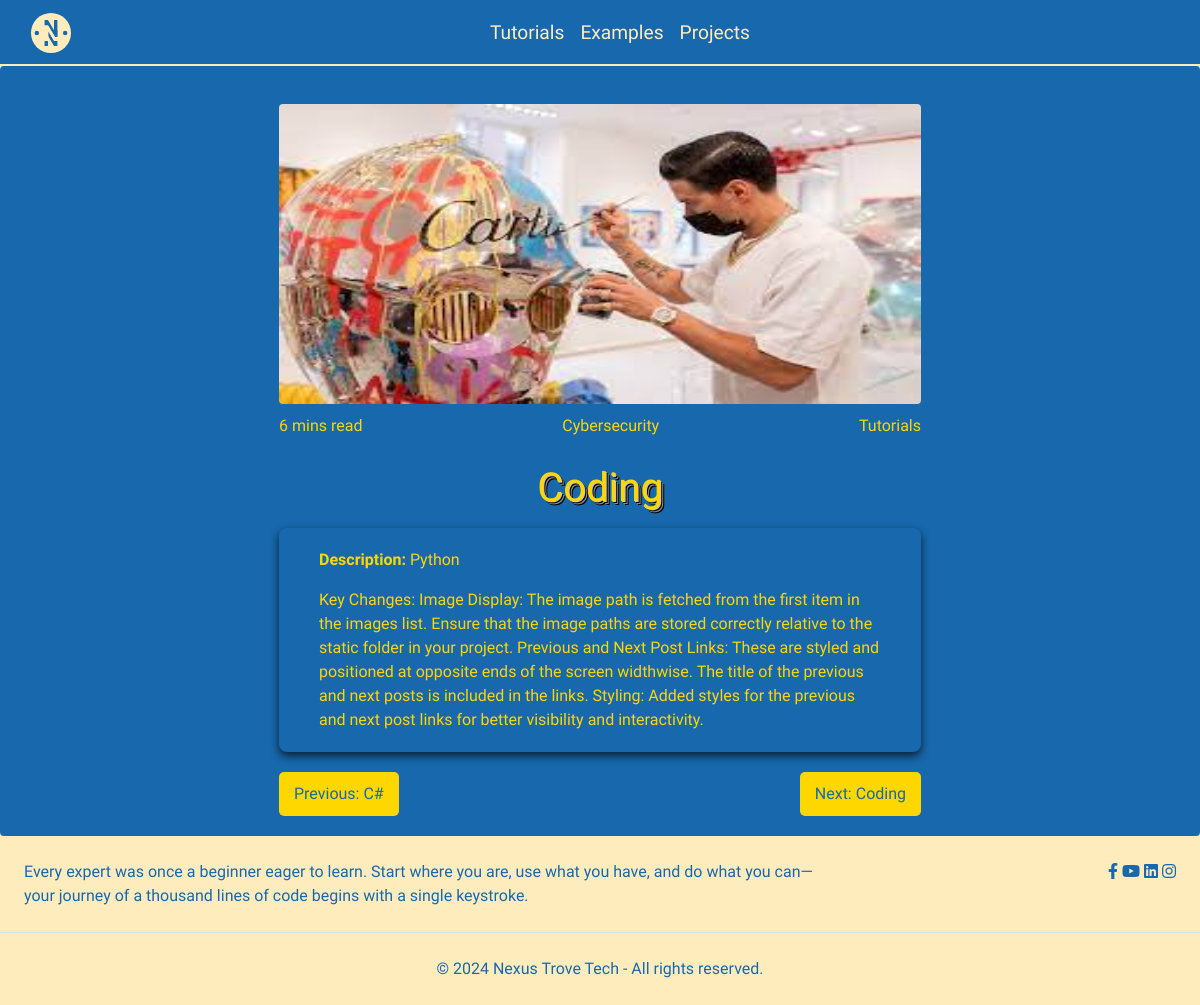
The app's page /11/ with its own data.
### app.py (models this page shows, shortened)
class Image(db.Model):
    __tablename__ = 'image'
    ImageID = db.Column(db.Integer, primary_key=True)
    PostID = db.Column(db.Integer, db.ForeignKey('post.PostID'))
    ImagePath = db.Column(db.Text)
    Caption = db.Column(db.String(60))
    AltText = db.Column(db.String(60))

class Post(db.Model):
    __tablename__ = 'post'
    PostID = db.Column(db.Integer, primary_key=True)
    Title = db.Column(db.String, nullable=False)
    images = db.relationship('Image', backref='post', lazy=True)
    Description = db.Column(db.String, nullable=False)
    Content = db.Column(db.Text, nullable=False)
    CategoryID = db.Column(db.Integer, db.ForeignKey('category.CategoryID'), nullable=False)
    TagID = db.Column(db.Integer, db.ForeignKey('tag.TagID'), nullable=False)
    DateCreated = db.Column(db.DateTime, default=datetime.datetime.utcnow)
    LastModified= db.Column(db.DateTime, onupdate=datetime.datetime.utcnow)
    ReadTime = db.Column(db.Integer)  # Assuming ReadTime is in minutes
    images = db.relationship('Image', backref='post', lazy='dynamic')
    tag = db.relationship('Tag', backref='posts')

class Tag(db.Model):
    __tablename__ = 'tag'
    TagID = db.Column(db.Integer, primary_key=True)
    TagName = db.Column(db.String(30))

class Category(db.Model):
    __tablename__ = 'category'
    CategoryID = db.Column(db.Integer, primary_key=True)
    CategoryName = db.Column(db.String, nullable=False)
    CategoryDesc = db.Column(db.String, nullable=False)
    posts = db.relationship('Post', backref='category', lazy=True)

### app.py (the view)
@app.route('/<int:post_id>/')
def post(post_id):
    post = Post.query.get_or_404(post_id)
    images = Image.query.filter_by(PostID=post_id).all()
    prev_post = Post.query.filter(Post.PostID < post_id).order_by(Post.PostID.desc()).first()
    next_post = Post.query.filter(Post.PostID > post_id).order_by(Post.PostID.asc()).first()
    return render_template('post.html', post=post, images=images, prev_post=prev_post, next_post=next_post)

### templates/post.html (shortened to what this page needs)
<!DOCTYPE html>
<html lang="en">
<head>
</head>
{% extends 'base.html' %}
{% block content %}
<div class="container mx-auto mt-12" style="padding-top: 1cm;">
    <div class="flex flex-wrap -mx-4">
        <div class="w-full lg:w-2/3 px-4 mb-8">
            {% if images %}
            <div>
                <img src="{{ url_for('static', filename=images[0].ImagePath) }}" alt="{{ images[0].AltText }}" class="rounded shadow-xl mb-6" style="height: 300px;width:100%;">
            </div>
            {% else %}
                <img src="{{ url_for('static', filename='assets/img/tang.jpg') }}" alt="Default Image" class="rounded shadow-xl mb-6" style="height: 300px; width: 100%;">
            {% endif %}
            <p class="date-tech-container">
                <span class="date">{{ post.ReadTime }} mins read</span>
                <span class="tag">{{post.tag.TagName}}</span>
                <span class="category">{{ post.category.CategoryName }}</span>
            </p>
            <h1 style='font-family:Taviraj, serif;' class="font-bold text-3xl mb-3 text-center title-3d">{{ post.Title }}</h1>
            <div class="article-card">
                {% if post.Description %}
                <p><strong>Description:</strong> {{ post.Description }}</p>
                {% endif %}
                <div>{{ post.Content | safe }}</div>
            </div>
 <div class="post-navigation">
    {% if prev_post %}
    <a href="{{ url_for('post', post_id=prev_post.PostID) }}" class="prev-post">Previous: {{ prev_post.Title }}</a>
    {% endif %}
    {% if next_post %}
    <a href="{{ url_for('post', post_id=next_post.PostID) }}" class="next-post">Next: {{ next_post.Title }}</a>
    {% endif %}
</div>
</div>
</div>
    </div>
</div>
{% endblock %}

### templates/base.html (style rules this page uses)
h1 { text-align: center; }
body { color: bisque; margin: 0; font-family: 'Vesper Libre', serif; }

### templates/post.html (style rules this page uses)
.container { width: 60%; margin: 0 auto; }
.article-card { background-color:#1768AC; box-shadow: 0 4px 8px rgba(0, 0, 0, 0.7); color: #ffd700; border-radius: 8px; padding: 20px 40px; margin-bottom: 20px; }
.title-3d { color: #ffd700; text-shadow: 1px 1px 0 #c5c3c3, 2px 2px 0 #000, 3px 3px 0 #8b8b8b, 4px 4px 0 #000; padding: 0 40px; }
.date-tech-container { display: flex; justify-content: space-between; width: 100%; padding: 10px 0; font-size: 1em; }
.date-tech-container, .date-tech-container span { color: #ffd700; }
h1 { color: #ffd700; }
.post-navigation { display: flex; justify-content: space-between; margin-top: 20px; padding-bottom: 20px; }
.prev-post, .next-post { background-color: #ffd700; color: #1768AC; padding: 10px 15px; border-radius: 5px; text-decoration: none; max-width: 40%; }

### records on screen
Image: ImagePath (picture)
Post: ReadTime "6", Title "Coding", Description "Python", Content "Key Changes: Image Display: The image path is fetched from the first item in the images list. Ensure that the image paths are stored correctly relative to the static folder in your project. Previous and Next Post Links: These are styled and positioned at opposite ends of the screen widthwise. The title of the previous and next posts is included in the links. Styling: Added styles for the previous and next post links for better visibility and interactivity."
Tag: tag.TagName "Cybersecurity"
Category: category.CategoryName "Tutorials"
Post: Title "C#"
Post: Title "Coding"
